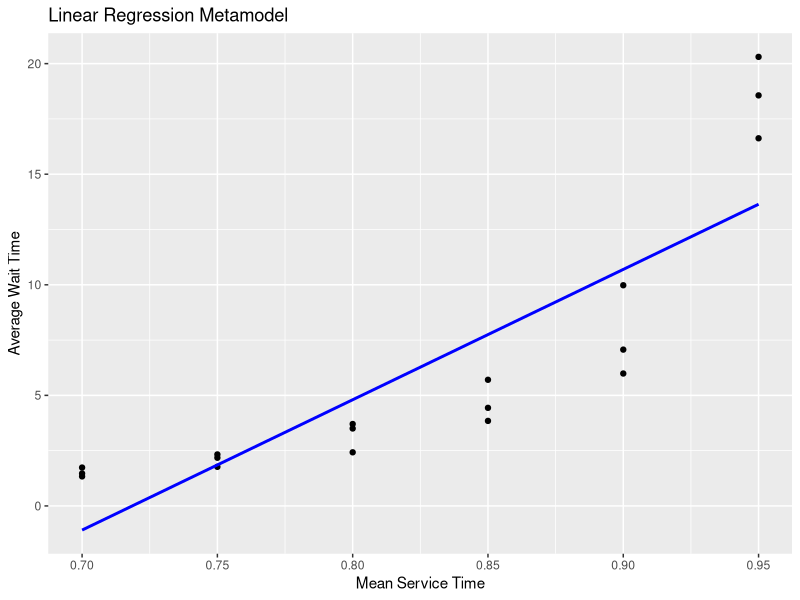

Source code (R):

library(ggplot2)


# Function to simulate an M/M/1 queue

simulate_queue <- function(arrival_rate, service_rate, n_customers) {
  interarrival_times <- rexp(n_customers, rate = arrival_rate)
  arrival_times <- cumsum(interarrival_times)
  
  service_times <- rexp(n_customers, rate = service_rate)
  start_service_times <- numeric(n_customers)
  end_service_times <- numeric(n_customers)
  wait_times <- numeric(n_customers)
  
  start_service_times[1] <- arrival_times[1]
  end_service_times[1] <- start_service_times[1] + service_times[1]
  wait_times[1] <- 0
  
  for (i in 2:n_customers) {
    start_service_times[i] <- max(arrival_times[i], end_service_times[i-1])
    wait_times[i] <- start_service_times[i] - arrival_times[i]
    end_service_times[i] <- start_service_times[i] + service_times[i]
  }
  
  return(mean(wait_times))  # Return average waiting time
}


# Input Parameters
arrival_rate <- 1                 # Fixed arrival rate (λ)
service_means <- seq(0.7, 0.95, by = 0.05)  # Varying mean service times
n_customers <- 5000              # Number of customers per simulation
n_replications <- 3              # Replications per setting


# Run Simulations
set.seed(42)  
results <- data.frame()

for (mu in service_means) {
  for (rep in 1:n_replications) {
    avg_wait <- simulate_queue(
      arrival_rate = arrival_rate,
      service_rate = 1 / mu,  # rate = 1 / mean
      n_customers = n_customers
    )
    results <- rbind(results, data.frame(
      service_time = mu,
      avg_wait_time = avg_wait
    ))
  }
}


# Fit Linear Regression
lm_model <- lm(avg_wait_time ~ service_time, data = results)
predicted <- predict(lm_model, newdata = results)
mse <- mean((results$avg_wait_time - predicted)^2)
cat("Mean Squared Error (MSE):", round(mse, 4), "\n")
summary(lm_model)


# Plot Results
ggplot(results, aes(x = service_time, y = avg_wait_time)) +
  geom_point() +
  geom_smooth(method = "lm", se = FALSE, color = "blue") +
  labs(title = "Linear Regression Metamodel",
       x = "Mean Service Time",
       y = "Average Wait Time")

